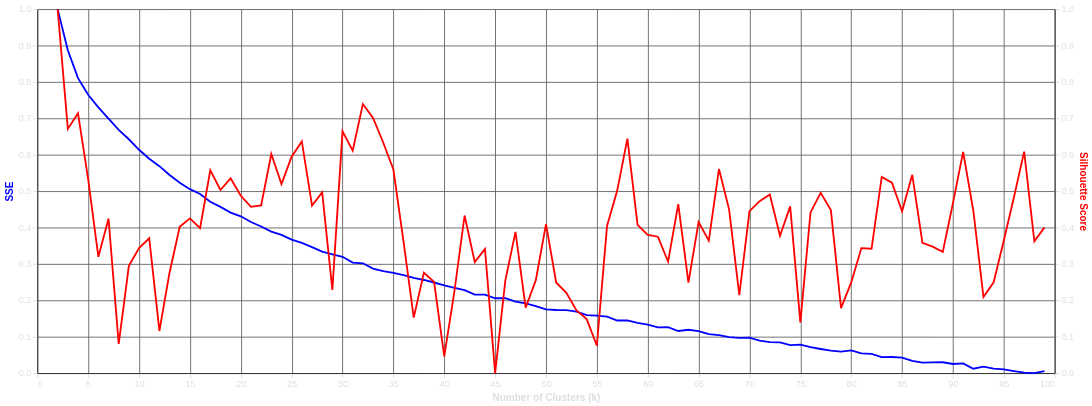

Write a Vega-Lite specification for this figure.
### Vega specification from a JSON file in a GitHub repository (floating-point values rounded to 4 significant figures)
{"$schema": "https://vega.github.io/schema/vega/v5.json", "autosize": {"contains": "padding", "type": "fit-x"}, "axes": [{"aria": false, "domain": false, "grid": true, "gridScale": "layer_0_y", "labels": false, "maxExtent": 0, "minExtent": 0, "orient": "bottom", "scale": "x", "tickCount": {"signal": "ceil(width/40)"}, "ticks": false, "zindex": 0}, {"aria": false, "domain": false, "grid": true, "gridScale": "x", "labels": false, "maxExtent": 0, "minExtent": 0, "orient": "left", "scale": "layer_0_y", "tickCount": {"signal": "ceil(height/40)"}, "ticks": false, "zindex": 0}, {"grid": false, "labelFlush": true, "labelOverlap": true, "orient": "bottom", "scale": "x", "tickCount": {"signal": "ceil(width/40)"}, "title": "Number of Clusters (k)", "zindex": 0}, {"grid": false, "labelOverlap": true, "orient": "left", "scale": "layer_0_y", "tickCount": {"signal": "ceil(height/40)"}, "title": "SSE", "titleColor": "blue", "zindex": 0}, {"grid": false, "labelOverlap": true, "orient": "right", "scale": "layer_1_y", "tickCount": {"signal": "ceil(height/40)"}, "title": "Silhouette Score", "titleColor": "red", "zindex": 0}], "background": "transparent", "config": {"axis": {"domainColor": "#313338", "gridColor": "#666666", "labelColor": "#DBDEE1", "tickColor": "#DBDEE1", "titleColor": "#DBDEE1"}, "legend": {"labelColor": "#DBDEE1", "titleColor": "#DBDEE1"}, "style": {"group-title": {"fill": "#DBDEE1", "fontSize": 16}}}, "data": [{"name": "source_0", "values": [{"k": 2, "silhouette": 1.0, "sse": 1.0}, {"k": 3, "silhouette": 0.6709, "sse": 0.8869}, {"k": 4, "silhouette": 0.7137, "sse": 0.8103}, {"k": 5, "silhouette": 0.532, "sse": 0.7645}, {"k": 6, "silhouette": 0.3195, "sse": 0.7302}, {"k": 7, "silhouette": 0.4242, "sse": 0.6992}, {"k": 8, "silhouette": 0.07999, "sse": 0.6683}, {"k": 9, "silhouette": 0.2947, "sse": 0.6424}, {"k": 10, "silhouette": 0.3435, "sse": 0.6135}, {"k": 11, "silhouette": 0.3705, "sse": 0.5888}, {"k": 12, "silhouette": 0.1157, "sse": 0.5684}, {"k": 13, "silhouette": 0.2765, "sse": 0.5441}, {"k": 14, "silhouette": 0.4018, "sse": 0.523}, {"k": 15, "silhouette": 0.425, "sse": 0.5052}, {"k": 16, "silhouette": 0.3979, "sse": 0.492}, {"k": 17, "silhouette": 0.5571, "sse": 0.4707}, {"k": 18, "silhouette": 0.503, "sse": 0.4566}, {"k": 19, "silhouette": 0.5351, "sse": 0.4409}, {"k": 20, "silhouette": 0.4871, "sse": 0.4308}, {"k": 21, "silhouette": 0.4566, "sse": 0.415}, {"k": 22, "silhouette": 0.4607, "sse": 0.4027}, {"k": 23, "silhouette": 0.6019, "sse": 0.3887}, {"k": 24, "silhouette": 0.5192, "sse": 0.3798}, {"k": 25, "silhouette": 0.5943, "sse": 0.3669}, {"k": 26, "silhouette": 0.6364, "sse": 0.3578}, {"k": 27, "silhouette": 0.4603, "sse": 0.3459}, {"k": 28, "silhouette": 0.4966, "sse": 0.3336}, {"k": 29, "silhouette": 0.2288, "sse": 0.3264}, {"k": 30, "silhouette": 0.6642, "sse": 0.3195}, {"k": 31, "silhouette": 0.6109, "sse": 0.3034}, {"k": 32, "silhouette": 0.7392, "sse": 0.3016}, {"k": 33, "silhouette": 0.701, "sse": 0.2871}, {"k": 34, "silhouette": 0.6335, "sse": 0.2801}, {"k": 35, "silhouette": 0.5592, "sse": 0.2751}, {"k": 36, "silhouette": 0.3605, "sse": 0.2694}, {"k": 37, "silhouette": 0.1524, "sse": 0.2619}, {"k": 38, "silhouette": 0.2759, "sse": 0.2558}, {"k": 39, "silhouette": 0.2503, "sse": 0.2489}, {"k": 40, "silhouette": 0.0461, "sse": 0.2407}, {"k": 41, "silhouette": 0.2252, "sse": 0.2339}, {"k": 42, "silhouette": 0.433, "sse": 0.228}, {"k": 43, "silhouette": 0.3048, "sse": 0.2157}, {"k": 44, "silhouette": 0.3412, "sse": 0.2158}, {"k": 45, "silhouette": 0.0, "sse": 0.2056}, {"k": 46, "silhouette": 0.2542, "sse": 0.2061}, {"k": 47, "silhouette": 0.3879, "sse": 0.1966}, {"k": 48, "silhouette": 0.1797, "sse": 0.1916}, {"k": 49, "silhouette": 0.2553, "sse": 0.184}, {"k": 50, "silhouette": 0.4091, "sse": 0.1749}, {"k": 51, "silhouette": 0.249, "sse": 0.1734}, {"k": 52, "silhouette": 0.2204, "sse": 0.1729}, {"k": 53, "silhouette": 0.1724, "sse": 0.1688}, {"k": 54, "silhouette": 0.1483, "sse": 0.1594}, {"k": 55, "silhouette": 0.07508, "sse": 0.1577}, {"k": 56, "silhouette": 0.4042, "sse": 0.155}, {"k": 57, "silhouette": 0.5014, "sse": 0.1445}, {"k": 58, "silhouette": 0.6442, "sse": 0.1451}, {"k": 59, "silhouette": 0.407, "sse": 0.1378}, {"k": 60, "silhouette": 0.3793, "sse": 0.1334}, {"k": 61, "silhouette": 0.3747, "sse": 0.1254}, {"k": 62, "silhouette": 0.3064, "sse": 0.1261}, {"k": 63, "silhouette": 0.4644, "sse": 0.1156}, {"k": 64, "silhouette": 0.2486, "sse": 0.1191}, {"k": 65, "silhouette": 0.4151, "sse": 0.1156}, {"k": 66, "silhouette": 0.3636, "sse": 0.1069}, {"k": 67, "silhouette": 0.5605, "sse": 0.1041}, {"k": 68, "silhouette": 0.4491, "sse": 0.09864}, {"k": 69, "silhouette": 0.2142, "sse": 0.09676}, {"k": 70, "silhouette": 0.4451, "sse": 0.09725}, {"k": 71, "silhouette": 0.4724, "sse": 0.0894}, {"k": 72, "silhouette": 0.4905, "sse": 0.08522}, {"k": 73, "silhouette": 0.3775, "sse": 0.08462}, {"k": 74, "silhouette": 0.4579, "sse": 0.07706}, {"k": 75, "silhouette": 0.1394, "sse": 0.07836}, {"k": 76, "silhouette": 0.4414, "sse": 0.07109}, {"k": 77, "silhouette": 0.495, "sse": 0.06619}, {"k": 78, "silhouette": 0.448, "sse": 0.0617}, {"k": 79, "silhouette": 0.1785, "sse": 0.05883}, {"k": 80, "silhouette": 0.249, "sse": 0.06231}, {"k": 81, "silhouette": 0.3434, "sse": 0.05399}, {"k": 82, "silhouette": 0.3418, "sse": 0.05276}, {"k": 83, "silhouette": 0.5389, "sse": 0.04389}, {"k": 84, "silhouette": 0.523, "sse": 0.04423}, {"k": 85, "silhouette": 0.4444, "sse": 0.04227}, {"k": 86, "silhouette": 0.5446, "sse": 0.0338}, {"k": 87, "silhouette": 0.3581, "sse": 0.02864}, {"k": 88, "silhouette": 0.3473, "sse": 0.02964}, {"k": 89, "silhouette": 0.3332, "sse": 0.02982}, {"k": 90, "silhouette": 0.467, "sse": 0.02511}, {"k": 91, "silhouette": 0.6078, "sse": 0.02684}, {"k": 92, "silhouette": 0.4467, "sse": 0.01203}, {"k": 93, "silhouette": 0.2091, "sse": 0.01787}, {"k": 94, "silhouette": 0.2494, "sse": 0.0125}, {"k": 95, "silhouette": 0.3642, "sse": 0.01018}, {"k": 96, "silhouette": 0.4837, "sse": 0.005443}, {"k": 97, "silhouette": 0.6083, "sse": 0.001159}, {"k": 98, "silhouette": 0.362, "sse": 0.0}, {"k": 99, "silhouette": 0.4003, "sse": 0.005232}]}, {"name": "source_0_x_domain_k", "values": [{"max": 99, "min": 2}]}, {"name": "source_0_layer_0_y_domain_sse", "values": [{"max": 1.0, "min": 0.0}]}, {"name": "source_0_layer_1_y_domain_silhouette", "values": [{"max": 1.0, "min": 0.0}]}], "height": 400, "marks": [{"encode": {"update": {"defined": {"signal": "isValid(datum[\"k\"]) && isFinite(+datum[\"k\"]) && isValid(datum[\"sse\"]) && isFinite(+datum[\"sse\"])"}, "stroke": {"value": "blue"}, "tooltip": {"signal": "{\"k\": format(datum[\"k\"], \"\"), \"sse\": format(datum[\"sse\"], \"\")}"}, "x": {"field": "k", "scale": "x"}, "y": {"field": "sse", "scale": "layer_0_y"}}}, "from": {"data": "source_0"}, "name": "layer_0_marks", "sort": {"field": "datum[\"k\"]"}, "style": ["line"], "type": "line"}, {"encode": {"update": {"defined": {"signal": "isValid(datum[\"k\"]) && isFinite(+datum[\"k\"]) && isValid(datum[\"silhouette\"]) && isFinite(+datum[\"silhouette\"])"}, "stroke": {"value": "red"}, "tooltip": {"signal": "{\"k\": format(datum[\"k\"], \"\"), \"silhouette\": format(datum[\"silhouette\"], \"\")}"}, "x": {"field": "k", "scale": "x"}, "y": {"field": "silhouette", "scale": "layer_1_y"}}}, "from": {"data": "source_0"}, "name": "layer_1_marks", "sort": {"field": "datum[\"k\"]"}, "style": ["line"], "type": "line"}], "padding": 5, "scales": [{"domain": [{"signal": "(data(\"source_0_x_domain_k\")[0] || {}).min"}, {"signal": "(data(\"source_0_x_domain_k\")[0] || {}).max"}], "name": "x", "nice": true, "range": [0, {"signal": "width"}], "type": "linear", "zero": false}, {"domain": [{"signal": "(data(\"source_0_layer_0_y_domain_sse\")[0] || {}).min"}, {"signal": "(data(\"source_0_layer_0_y_domain_sse\")[0] || {}).max"}], "name": "layer_0_y", "nice": true, "range": [{"signal": "height"}, 0], "type": "linear", "zero": true}, {"domain": [{"signal": "(data(\"source_0_layer_1_y_domain_silhouette\")[0] || {}).min"}, {"signal": "(data(\"source_0_layer_1_y_domain_silhouette\")[0] || {}).max"}], "name": "layer_1_y", "nice": true, "range": [{"signal": "height"}, 0], "type": "linear", "zero": true}], "signals": [{"init": "isFinite(containerSize()[0]) ? containerSize()[0] : 200", "name": "width", "on": [{"events": "window:resize", "update": "isFinite(containerSize()[0]) ? containerSize()[0] : 200"}]}], "style": "cell"}
